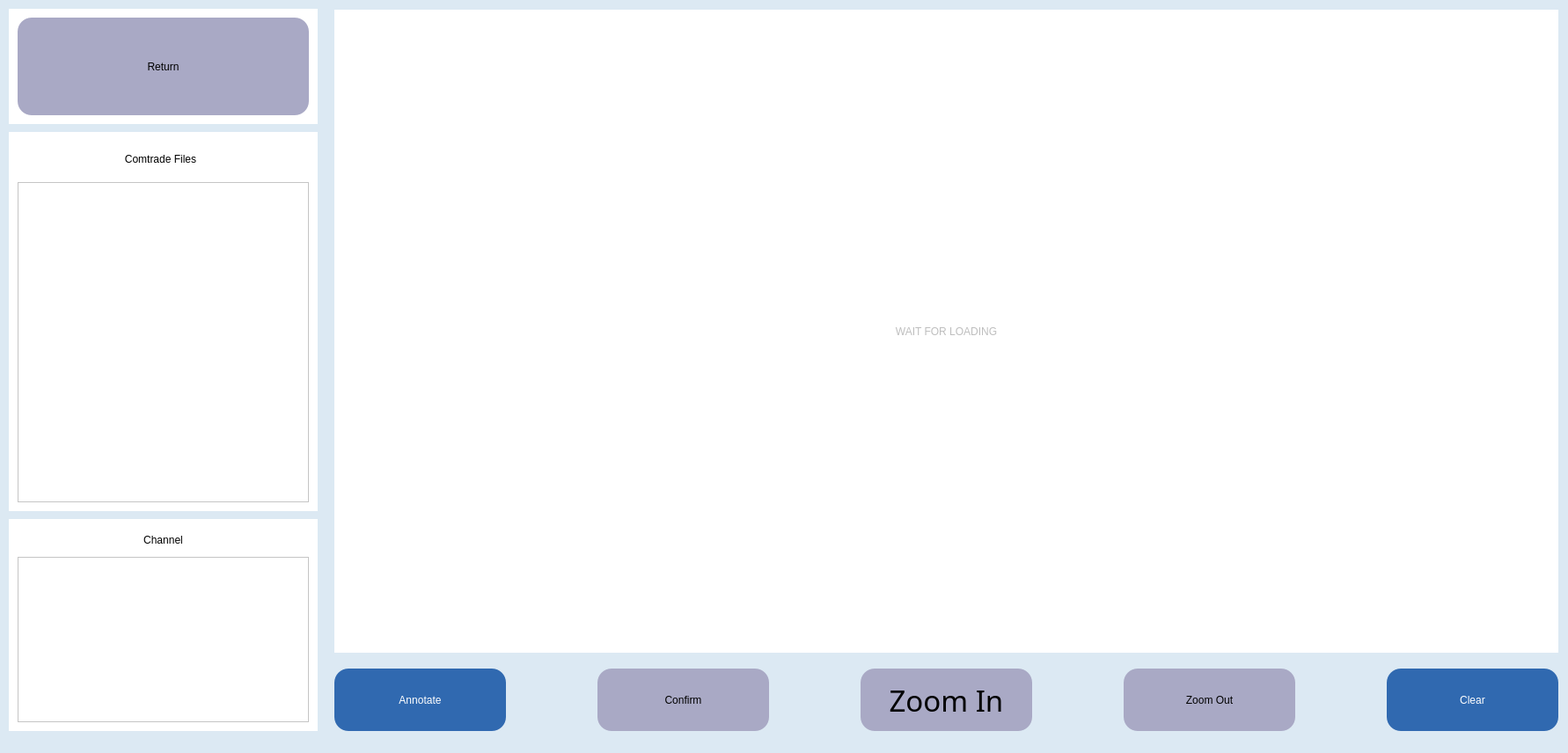
<?xml version="1.0" encoding="UTF-8"?>
<ui version="4.0">
 <class>main</class>
 <widget class="QMainWindow" name="main">
  <property name="geometry">
   <rect>
    <x>0</x>
    <y>0</y>
    <width>1782</width>
    <height>856</height>
   </rect>
  </property>
  <property name="sizePolicy">
   <sizepolicy hsizetype="Expanding" vsizetype="Preferred">
    <horstretch>0</horstretch>
    <verstretch>0</verstretch>
   </sizepolicy>
  </property>
  <property name="windowTitle">
   <string>LabelSIG</string>
  </property>
  <property name="layoutDirection">
   <enum>Qt::LeftToRight</enum>
  </property>
  <property name="styleSheet">
   <string notr="true">background-color: rgb(220, 233, 243);</string>
  </property>
  <widget class="QWidget" name="centralwidget">
   <property name="styleSheet">
    <string notr="true"/>
   </property>
   <widget class="QLabel" name="label_container">
    <property name="geometry">
     <rect>
      <x>380</x>
      <y>11</y>
      <width>1391</width>
      <height>731</height>
     </rect>
    </property>
    <property name="autoFillBackground">
     <bool>false</bool>
    </property>
    <property name="styleSheet">
     <string notr="true">background-color: rgb(255, 255, 255);
color: rgb(190, 190, 190);
font: 48pt &quot;Bahnschrift Condensed&quot;;</string>
    </property>
    <property name="text">
     <string>WAIT FOR LOADING</string>
    </property>
    <property name="alignment">
     <set>Qt::AlignCenter</set>
    </property>
   </widget>
   <widget class="QWidget" name="widget_3" native="true">
    <property name="geometry">
     <rect>
      <x>10</x>
      <y>590</y>
      <width>351</width>
      <height>241</height>
     </rect>
    </property>
    <property name="styleSheet">
     <string notr="true">background-color: rgb(255, 255, 255);</string>
    </property>
    <widget class="QWidget" name="layoutWidget">
     <property name="geometry">
      <rect>
       <x>10</x>
       <y>10</y>
       <width>331</width>
       <height>221</height>
      </rect>
     </property>
     <layout class="QGridLayout" name="gridLayout_6">
      <item row="0" column="0">
       <widget class="QLabel" name="label_name_cfg_4">
        <property name="sizePolicy">
         <sizepolicy hsizetype="Expanding" vsizetype="Expanding">
          <horstretch>0</horstretch>
          <verstretch>2</verstretch>
         </sizepolicy>
        </property>
        <property name="styleSheet">
         <string notr="true">font: 15pt &quot;Bahnschrift Condensed&quot;;</string>
        </property>
        <property name="text">
         <string>Channel</string>
        </property>
        <property name="alignment">
         <set>Qt::AlignCenter</set>
        </property>
       </widget>
      </item>
      <item row="1" column="0">
       <widget class="QListWidget" name="channel_list_widget">
        <property name="sizePolicy">
         <sizepolicy hsizetype="Expanding" vsizetype="Expanding">
          <horstretch>0</horstretch>
          <verstretch>14</verstretch>
         </sizepolicy>
        </property>
        <property name="styleSheet">
         <string notr="true">QListWidget {border:none;};
font: 16pt 'Bahnschrift Condensed';
    </string>
        </property>
       </widget>
      </item>
     </layout>
    </widget>
   </widget>
   <widget class="QWidget" name="widget_4" native="true">
    <property name="geometry">
     <rect>
      <x>10</x>
      <y>150</y>
      <width>351</width>
      <height>431</height>
     </rect>
    </property>
    <property name="styleSheet">
     <string notr="true">background-color: rgb(255, 255, 255);</string>
    </property>
    <widget class="QWidget" name="layoutWidget">
     <property name="geometry">
      <rect>
       <x>10</x>
       <y>10</y>
       <width>331</width>
       <height>411</height>
      </rect>
     </property>
     <layout class="QGridLayout" name="gridLayout_7">
      <item row="0" column="0">
       <widget class="QLabel" name="label_name_cfg_5">
        <property name="sizePolicy">
         <sizepolicy hsizetype="Expanding" vsizetype="Expanding">
          <horstretch>0</horstretch>
          <verstretch>2</verstretch>
         </sizepolicy>
        </property>
        <property name="styleSheet">
         <string notr="true">font: 15pt &quot;Bahnschrift Condensed&quot;;</string>
        </property>
        <property name="text">
         <string>Comtrade Files</string>
        </property>
        <property name="alignment">
         <set>Qt::AlignCenter</set>
        </property>
       </widget>
      </item>
      <item row="1" column="0" colspan="2">
       <widget class="QListWidget" name="comtrade_list_widget">
        <property name="sizePolicy">
         <sizepolicy hsizetype="Expanding" vsizetype="Expanding">
          <horstretch>0</horstretch>
          <verstretch>18</verstretch>
         </sizepolicy>
        </property>
        <property name="styleSheet">
         <string notr="true">QListWidget {border:none;};
font: 20pt 'Bahnschrift Condensed';
    </string>
        </property>
       </widget>
      </item>
     </layout>
    </widget>
   </widget>
   <widget class="QWidget" name="layoutWidget">
    <property name="geometry">
     <rect>
      <x>380</x>
      <y>760</y>
      <width>1391</width>
      <height>71</height>
     </rect>
    </property>
    <layout class="QGridLayout" name="gridLayout" columnstretch="2,1,2,1,2,1,2,1,2">
     <property name="sizeConstraint">
      <enum>QLayout::SetNoConstraint</enum>
     </property>
     <item row="0" column="4">
      <widget class="QPushButton" name="button_zoom_in">
       <property name="sizePolicy">
        <sizepolicy hsizetype="Expanding" vsizetype="Expanding">
         <horstretch>0</horstretch>
         <verstretch>0</verstretch>
        </sizepolicy>
       </property>
       <property name="font">
        <font>
         <family>Bahnschrift Condensed</family>
         <pointsize>25</pointsize>
         <weight>50</weight>
         <italic>false</italic>
         <bold>false</bold>
        </font>
       </property>
       <property name="styleSheet">
        <string notr="true">color: rgb(0, 0, 0);
background-color: rgb(169, 169, 197);border-radius: 16px;
font: 25pt &quot;Bahnschrift Condensed&quot;;</string>
       </property>
       <property name="text">
        <string>Zoom In</string>
       </property>
      </widget>
     </item>
     <item row="0" column="2">
      <widget class="QPushButton" name="button_confirm">
       <property name="sizePolicy">
        <sizepolicy hsizetype="Expanding" vsizetype="Expanding">
         <horstretch>0</horstretch>
         <verstretch>0</verstretch>
        </sizepolicy>
       </property>
       <property name="styleSheet">
        <string notr="true">color: rgb(0, 0, 0);
font: 25pt &quot;Bahnschrift Condensed&quot;;
background-color: rgb(169, 169, 197);border-radius: 16px;</string>
       </property>
       <property name="text">
        <string>Confirm</string>
       </property>
      </widget>
     </item>
     <item row="0" column="0">
      <widget class="QPushButton" name="button_annotate">
       <property name="sizePolicy">
        <sizepolicy hsizetype="Expanding" vsizetype="Expanding">
         <horstretch>0</horstretch>
         <verstretch>0</verstretch>
        </sizepolicy>
       </property>
       <property name="styleSheet">
        <string notr="true">color: rgb(255, 255, 255);
font: 25pt &quot;Bahnschrift Condensed&quot;;
background-color: rgb(48, 105, 176);border-radius: 16px;</string>
       </property>
       <property name="text">
        <string>Annotate</string>
       </property>
      </widget>
     </item>
     <item row="0" column="1">
      <spacer name="horizontalSpacer_2">
       <property name="orientation">
        <enum>Qt::Horizontal</enum>
       </property>
       <property name="sizeHint" stdset="0">
        <size>
         <width>40</width>
         <height>20</height>
        </size>
       </property>
      </spacer>
     </item>
     <item row="0" column="8">
      <widget class="QPushButton" name="button_clear">
       <property name="sizePolicy">
        <sizepolicy hsizetype="Expanding" vsizetype="Expanding">
         <horstretch>0</horstretch>
         <verstretch>0</verstretch>
        </sizepolicy>
       </property>
       <property name="styleSheet">
        <string notr="true">color: rgb(255, 255, 255);
font: 25pt &quot;Bahnschrift Condensed&quot;;
background-color: rgb(48, 105, 176);border-radius: 16px;</string>
       </property>
       <property name="text">
        <string>Clear</string>
       </property>
      </widget>
     </item>
     <item row="0" column="7">
      <spacer name="horizontalSpacer_4">
       <property name="orientation">
        <enum>Qt::Horizontal</enum>
       </property>
       <property name="sizeHint" stdset="0">
        <size>
         <width>40</width>
         <height>20</height>
        </size>
       </property>
      </spacer>
     </item>
     <item row="0" column="3">
      <spacer name="horizontalSpacer_3">
       <property name="orientation">
        <enum>Qt::Horizontal</enum>
       </property>
       <property name="sizeHint" stdset="0">
        <size>
         <width>40</width>
         <height>20</height>
        </size>
       </property>
      </spacer>
     </item>
     <item row="0" column="6">
      <widget class="QPushButton" name="button_zoom_out">
       <property name="sizePolicy">
        <sizepolicy hsizetype="Expanding" vsizetype="Expanding">
         <horstretch>0</horstretch>
         <verstretch>0</verstretch>
        </sizepolicy>
       </property>
       <property name="styleSheet">
        <string notr="true">color: rgb(0, 0, 0);
background-color: rgb(169, 169, 197);border-radius: 16px;
font: 25pt &quot;Bahnschrift Condensed&quot;;</string>
       </property>
       <property name="text">
        <string>Zoom Out</string>
       </property>
      </widget>
     </item>
     <item row="0" column="5">
      <spacer name="horizontalSpacer_5">
       <property name="orientation">
        <enum>Qt::Horizontal</enum>
       </property>
       <property name="sizeHint" stdset="0">
        <size>
         <width>40</width>
         <height>20</height>
        </size>
       </property>
      </spacer>
     </item>
    </layout>
   </widget>
   <widget class="QWidget" name="widget_6" native="true">
    <property name="geometry">
     <rect>
      <x>10</x>
      <y>10</y>
      <width>351</width>
      <height>131</height>
     </rect>
    </property>
    <property name="styleSheet">
     <string notr="true">background-color: rgb(255, 255, 255);</string>
    </property>
    <widget class="QWidget" name="layoutWidget_3">
     <property name="geometry">
      <rect>
       <x>10</x>
       <y>10</y>
       <width>331</width>
       <height>111</height>
      </rect>
     </property>
     <layout class="QGridLayout" name="gridLayout_9">
      <item row="0" column="0">
       <widget class="QPushButton" name="button_return">
        <property name="sizePolicy">
         <sizepolicy hsizetype="Expanding" vsizetype="Expanding">
          <horstretch>0</horstretch>
          <verstretch>0</verstretch>
         </sizepolicy>
        </property>
        <property name="styleSheet">
         <string notr="true">color: rgb(0, 0, 0);
font: 25pt &quot;Bahnschrift Condensed&quot;;
background-color: rgb(169, 169, 197);border-radius: 16px;</string>
        </property>
        <property name="text">
         <string>Return</string>
        </property>
       </widget>
      </item>
     </layout>
    </widget>
   </widget>
   <zorder>layoutWidget</zorder>
   <zorder>label_container</zorder>
   <zorder>widget_3</zorder>
   <zorder>widget_4</zorder>
   <zorder>widget_6</zorder>
  </widget>
  <widget class="QStatusBar" name="statusBar"/>
  <action name="actionAdd">
   <property name="text">
    <string>Edit</string>
   </property>
  </action>
  <action name="actionDel">
   <property name="text">
    <string>Del</string>
   </property>
  </action>
 </widget>
 <resources/>
 <connections/>
</ui>
